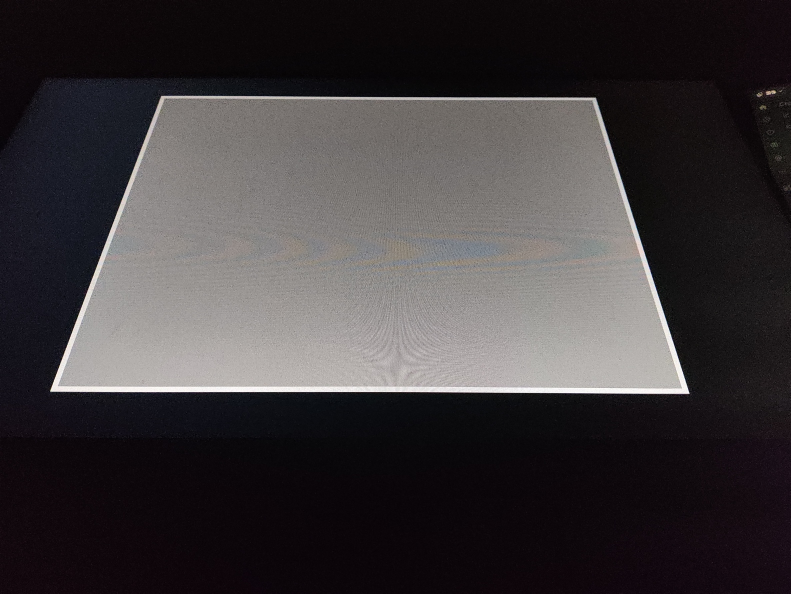
#> input picture IMG_20261015_191717.jpg, 1582 x 1188 px (shown at 1/2 size)
$ jupyter execute --allow-errors colab_cv1.ipynb
#> lines starting #> are read from the running program, lines starting #| are printed output that depends on the picture
# 從 GitHub 更新並執行 CV1

每次開始使用 Colab 時，先執行下一個 cell。第一次會下載 repository，之後會抓取 GitHub 最新版本。

[cell 1]
import os
import subprocess
from pathlib import Path

REPO_URL = 'https://github.com/seanhsu0122/cv1.git'
REPO_DIR = Path('/content/cv1')

if (REPO_DIR / '.git').is_dir():
    print('正在抓取 GitHub 最新版本...')
    subprocess.run(
        ['git', '-C', str(REPO_DIR), 'pull', '--ff-only'],
        check=True
    )
else:
    print('第一次使用，正在下載 GitHub repository...')
    subprocess.run(
        ['git', 'clone', REPO_URL, str(REPO_DIR)],
        check=True
    )
#> (this line was passed over: subprocess is not available in this run)

os.chdir(REPO_DIR)
print(f'目前工作目錄：{Path.cwd()}')
print('專案檔案：')
#> (the rest of this cell did not finish here and is left out)

[cell 2]
import cv2
import matplotlib.pyplot as plt
import numpy as np
from pathlib import Path

W = 1200
H = 900

image_path = Path('IMG_20261015_191717.jpg')
art_path = Path('ball.png')

if not image_path.exists() or not art_path.exists():
    raise FileNotFoundError(
        '找不到 IMG_20261015_191717.jpg 或 ball.png，請確認兩個檔案已經推送到 GitHub。'
    )

# 將照片中的四個角點校正成正視圖
img = cv2.imread(str(image_path))
#> img is the input picture: shape (1188, 1582, 3); mean B, G, R 59.3, 57.4, 61.6
img_rgb = cv2.cvtColor(img, cv2.COLOR_BGR2RGB)

photo_points = np.float32([
    [324, 192],
    [1192, 192],
    [100, 783],
    [1380, 787]
])

normal_points = np.float32([
    [0, 0],
    [1199, 0],
    [0, 899],
    [1199, 899]
])

H_rectify_photo = cv2.getPerspectiveTransform(photo_points, normal_points)
rectified_photo = cv2.warpPerspective(img_rgb, H_rectify_photo, (W, H))
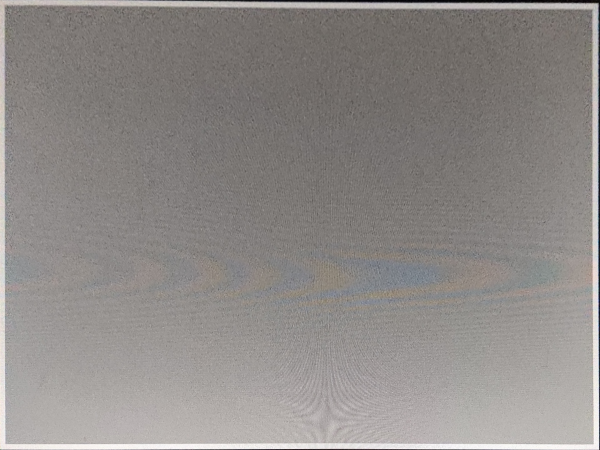
#> rectified_photo: shape (900, 1200, 3) (shown at 1/2 size); mean R, G, B 142.5, 138.4, 136

# 將 artwork 變形成照片中畫布的透視形狀，再校正回正視圖
art = cv2.imread(str(art_path))
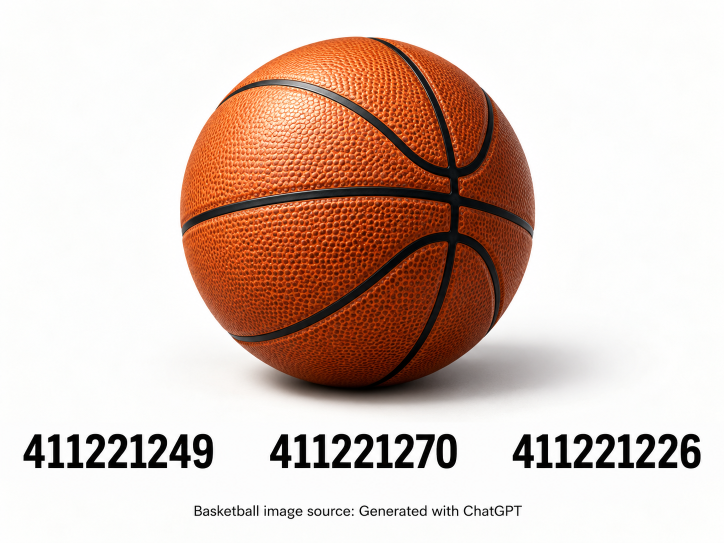
#> input picture ball.png, 1448 x 1086 px (shown at 1/2 size)
#> art is the input picture: shape (1086, 1448, 3); mean B, G, R 187.7, 197.1, 218.1
art = cv2.cvtColor(art, cv2.COLOR_BGR2RGB)
art = cv2.resize(art, (W, H))
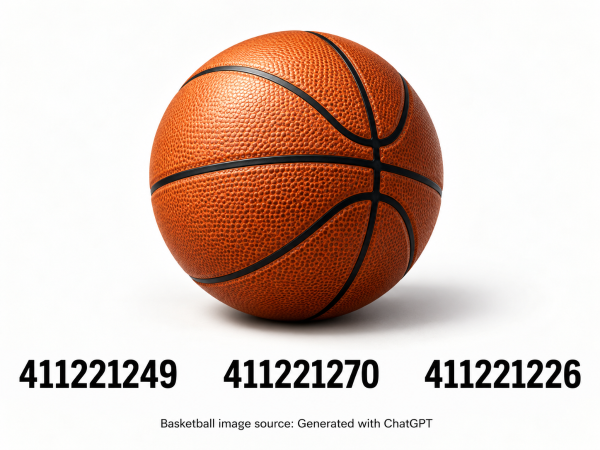
#> art: shape (900, 1200, 3) (shown at 1/2 size); mean R, G, B 218, 197, 187.6

photo_points_art = np.float32([
    [324, 192],
    [1192, 193],
    [100, 783],
    [1380, 789]
])

xmin = np.min(photo_points_art[:, 0])
xmax = np.max(photo_points_art[:, 0])
ymin = np.min(photo_points_art[:, 1])
ymax = np.max(photo_points_art[:, 1])

photo_local = np.float32([
    [(324 - xmin) / (xmax - xmin) * (W - 1), (192 - ymin) / (ymax - ymin) * (H - 1)],
    [(1192 - xmin) / (xmax - xmin) * (W - 1), (193 - ymin) / (ymax - ymin) * (H - 1)],
    [(100 - xmin) / (xmax - xmin) * (W - 1), (783 - ymin) / (ymax - ymin) * (H - 1)],
    [(1380 - xmin) / (xmax - xmin) * (W - 1), (789 - ymin) / (ymax - ymin) * (H - 1)]
])

H_pre = cv2.getPerspectiveTransform(normal_points, photo_local)
distorted = cv2.warpPerspective(art, H_pre, (W, H))
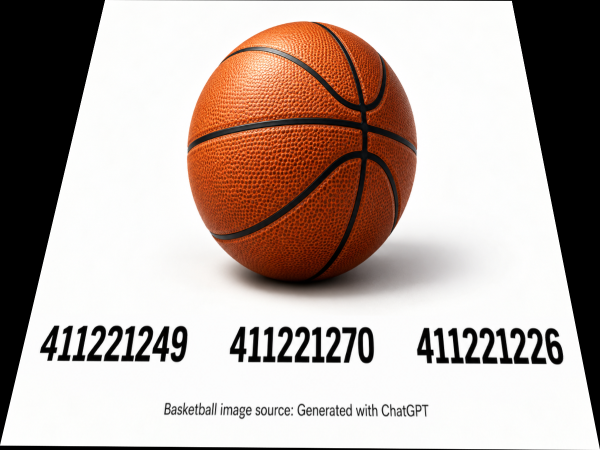
#> distorted: shape (900, 1200, 3) (shown at 1/2 size); mean R, G, B 181.4, 166.8, 160.4

H_rectify = cv2.getPerspectiveTransform(photo_local, normal_points)
simulated = cv2.warpPerspective(distorted, H_rectify, (W, H))

plt.figure(figsize=(20, 5))

plt.subplot(1, 4, 1)
plt.imshow(rectified_photo)
plt.title('Rectified original photo')
plt.axis('off')

plt.subplot(1, 4, 2)
plt.imshow(art)
plt.title('Desired appearance')
plt.axis('off')

plt.subplot(1, 4, 3)
plt.imshow(distorted)
plt.title('Distorted artwork')
plt.axis('off')

plt.subplot(1, 4, 4)
plt.imshow(simulated)
plt.title('Simulated view')
plt.axis('off')

plt.show()

distorted_bgr = cv2.cvtColor(distorted, cv2.COLOR_RGB2BGR)
cv2.imwrite('distorted_artwork.png', distorted_bgr)
print('已輸出：distorted_artwork.png')
